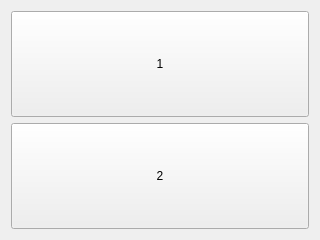
<?xml version="1.0" encoding="UTF-8"?>
<ui version="4.0">
 <class>FormForTest</class>
 <widget class="QWidget" name="FormForTest">
  <property name="geometry">
   <rect>
    <x>0</x>
    <y>0</y>
    <width>320</width>
    <height>240</height>
   </rect>
  </property>
  <property name="windowTitle">
   <string>Form</string>
  </property>
  <layout class="QVBoxLayout" name="verticalLayout">
   <item>
    <widget class="QPushButton" name="pushButton">
     <property name="sizePolicy">
      <sizepolicy hsizetype="Minimum" vsizetype="Preferred">
       <horstretch>0</horstretch>
       <verstretch>0</verstretch>
      </sizepolicy>
     </property>
     <property name="text">
      <string>1</string>
     </property>
    </widget>
   </item>
   <item>
    <widget class="QPushButton" name="pushButton_2">
     <property name="sizePolicy">
      <sizepolicy hsizetype="Minimum" vsizetype="Preferred">
       <horstretch>0</horstretch>
       <verstretch>0</verstretch>
      </sizepolicy>
     </property>
     <property name="text">
      <string>2</string>
     </property>
    </widget>
   </item>
  </layout>
 </widget>
 <resources/>
 <connections/>
</ui>
